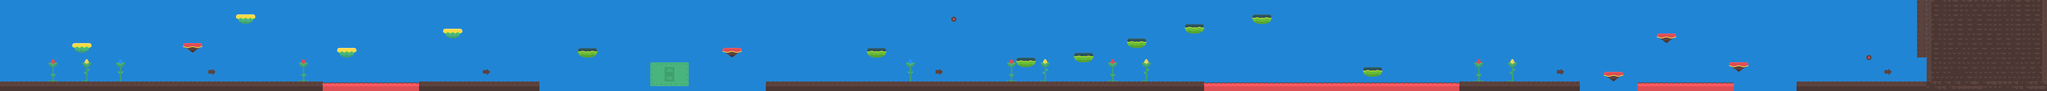

A level layout from a 2D game, rendered from its tile map. Below: a short description, then the map file with tile-grid data replaced by summaries:
An orthogonal 425x19 tile map with 32x32 px tiles, 2 tile layers (Background, Graphics) and 83 objects.

<map version="1.0" orientation="orthogonal" renderorder="right-down" width="425" height="19" tilewidth="32" tileheight="32" nextobjectid="138">
 <tileset firstgid="1" name="TiledTmx2" tilewidth="32" tileheight="32" spacing="2" margin="1" tilecount="1056" columns="44">
  <image source="tilesheet_complete_guttered.png" width="1496" height="816" />
 </tileset>
 <layer name="Background" width="425" height="19">
  <data>[8075 cells, 8075 non-empty, 5 distinct tile ids]</data>
 </layer>
 <layer name="Graphics" width="425" height="19">
  <data>[8075 cells, 2199 non-empty, 111 distinct tile ids]</data>
 </layer>
 <objectgroup name="Floor">
  <object id="1" x="0.333333" y="544.333" width="2143.33" height="63.5" />
  <object id="14" x="2783.88" y="544" width="800.122" height="63.7576" />
  <object id="15" x="5089.33" y="544" width="2910" height="64.5" />
  <object id="49" x="9697.33" y="545.333" width="797.333" height="62.6667" />
  <object id="50" x="11936" y="542.667" width="1662.67" height="65.3333" />
  <object id="116" x="481.667" y="288" width="123.333" height="63.3333" />
  <object id="118" x="1218.83" y="288.333" width="123.333" height="63.3333" />
  <object id="119" x="1569.83" y="96.3333" width="123.333" height="63.3333" />
  <object id="120" x="2243.83" y="319.833" width="123.333" height="63.3333" />
  <object id="121" x="2947.33" y="192.333" width="123.333" height="63.3333" />
  <object id="122" x="3842.33" y="321" width="123.333" height="63.3333" />
  <object id="123" x="4322.33" y="415.333" width="252.333" height="160.333" />
  <object id="124" x="4801" y="320.333" width="123.333" height="63.3333" />
  <object id="125" x="5762" y="320.333" width="123.333" height="63.3333" />
  <object id="126" x="6755" y="385.667" width="123.333" height="63.3333" />
  <object id="127" x="7138.83" y="351.667" width="123.333" height="63.3333" />
  <object id="128" x="7491" y="256.333" width="123.333" height="63.3333" />
  <object id="129" x="7874.97" y="160.061" width="123.333" height="63.3333" />
  <object id="130" x="8322.83" y="95.6667" width="123.333" height="63.3333" />
  <object id="131" x="9059" y="448.667" width="123.333" height="63.3333" />
  <object id="132" x="10658.9" y="480.652" width="123.333" height="63.3333" />
  <object id="133" x="11010.3" y="224" width="123.333" height="63.3333" />
  <object id="134" x="11490.3" y="416.288" width="123.333" height="63.3333" />
 </objectgroup>
 <objectgroup name="Wall">
  <object id="2" x="479.955" y="295.743" width="4.879" height="20.5454" />
  <object id="3" x="1566.67" y="106.606" width="7.63633" height="22.2424" />
  <object id="5" x="1216" y="297.667" width="4.33333" height="17.3333" />
  <object id="7" x="2240" y="329.417" width="5" height="22.25" />
  <object id="8" x="2943.83" y="202.167" width="9.99967" height="23.75" />
  <object id="76" x="602.061" y="296.44" width="4.879" height="18.9091" />
  <object id="77" x="1339.5" y="298.333" width="4.33333" height="14.6667" />
  <object id="78" x="1688.18" y="104.932" width="7.63633" height="24.2197" />
  <object id="79" x="2360.18" y="329.265" width="7.63633" height="25.2197" />
  <object id="80" x="3065.52" y="204.182" width="6.76133" height="20.9697" />
  <object id="81" x="3840.12" y="331.515" width="6.3636" height="22.9697" />
  <object id="82" x="3962.18" y="331.939" width="5.99997" height="23.8788" />
  <object id="83" x="4800.03" y="331.273" width="6.45451" height="19.8788" />
  <object id="84" x="4922.85" y="330.364" width="4.72724" height="22.7879" />
  <object id="85" x="4320.52" y="421.932" width="7.63633" height="155.22" />
  <object id="86" x="4569.35" y="421.227" width="5.96966" height="152.925" />
  <object id="87" x="5760.18" y="331.057" width="7.63633" height="27.0947" />
  <object id="88" x="5880.85" y="330.348" width="7.63633" height="29.9697" />
  <object id="89" x="6752.18" y="394.333" width="7.63633" height="25.1515" />
  <object id="90" x="6875.18" y="395.515" width="7.63633" height="23.9697" />
  <object id="91" x="7136.18" y="361.515" width="7.63633" height="22.9697" />
  <object id="92" x="7255.18" y="364.848" width="8.63633" height="20.6364" />
  <object id="93" x="7488.23" y="267.47" width="7.63633" height="26.0606" />
  <object id="94" x="7608.68" y="267.56" width="7.63633" height="24.4242" />
  <object id="95" x="7872.18" y="171.14" width="7.63633" height="24.5947" />
  <object id="96" x="7992.31" y="170.39" width="7.63633" height="24.5947" />
  <object id="97" x="8319.86" y="106.773" width="7.63633" height="25.303" />
  <object id="98" x="8440.41" y="108.39" width="7.63633" height="24.5947" />
  <object id="99" x="9056.18" y="457.515" width="7.63633" height="28.4697" />
  <object id="100" x="9176.23" y="458.583" width="7.63633" height="28.4697" />
  <object id="101" x="10656" y="490.379" width="7.63633" height="16.2424" />
  <object id="102" x="10776.4" y="491.305" width="7.63633" height="14.9697" />
  <object id="103" x="11008" y="235.106" width="7.63633" height="15.4242" />
  <object id="104" x="11127.7" y="235.327" width="7.63633" height="14.9905" />
  <object id="105" x="11488" y="427.2" width="7.63633" height="15.4697" />
  <object id="106" x="11608.1" y="428.89" width="7.63633" height="13.7822" />
  <object id="108" x="11520.3" y="560.167" width="2.33333" height="47.1667" />
  <object id="109" x="11934.5" y="550.667" width="2.33333" height="56.6667" />
  <object id="110" x="10878.8" y="556.985" width="2.33333" height="50.8485" />
  <object id="111" x="10495.3" y="549.167" width="2.33333" height="56.6667" />
  <object id="114" x="5087.83" y="551.5" width="2.33333" height="51.3334" />
  <object id="115" x="3583.83" y="553.834" width="2.33333" height="47" />
  <object id="135" x="12736" y="-0.333333" width="63.75" height="385.333" />
  <object id="136" x="12823.7" y="-0.2576" width="8" height="542.591" />
  <object id="137" x="13569" y="-0.378833" width="30" height="542.424" />
 </objectgroup>
 <objectgroup name="CircleRedObject">
  <object id="72" x="12399.9" y="367.833" width="33" height="33">
   <ellipse />
  </object>
  <object id="73" x="6320.38" y="111.875" width="33" height="33">
   <ellipse />
  </object>
 </objectgroup>
 <objectgroup name="CircleGreenObject" />
 <objectgroup name="Lava">
  <object id="33" x="2144" y="552" width="639.75" height="56.0833" />
  <object id="74" x="10880" y="551" width="641" height="56" />
  <object id="75" x="8001" y="551.5" width="1695" height="56.5" />
 </objectgroup>
 <objectgroup name="Bunny">
  <object id="39" x="3296" y="384" width="128" height="128" />
  <object id="40" x="5344" y="384" width="128" height="128" />
  <object id="41" x="6027.33" y="390" width="128" height="128" />
  <object id="44" x="896" y="384" width="128" height="128" />
  <object id="46" x="2273.33" y="257.333" width="60.6667" height="64" />
  <object id="47" x="3071" y="447" width="64" height="64" />
  <object id="67" x="9056" y="320" width="128" height="128" />
  <object id="68" x="7488" y="128" width="128" height="128" />
  <object id="70" x="10112" y="384" width="128" height="128" />
  <object id="71" x="12000" y="64" width="256" height="256" />
 </objectgroup>
</map>
